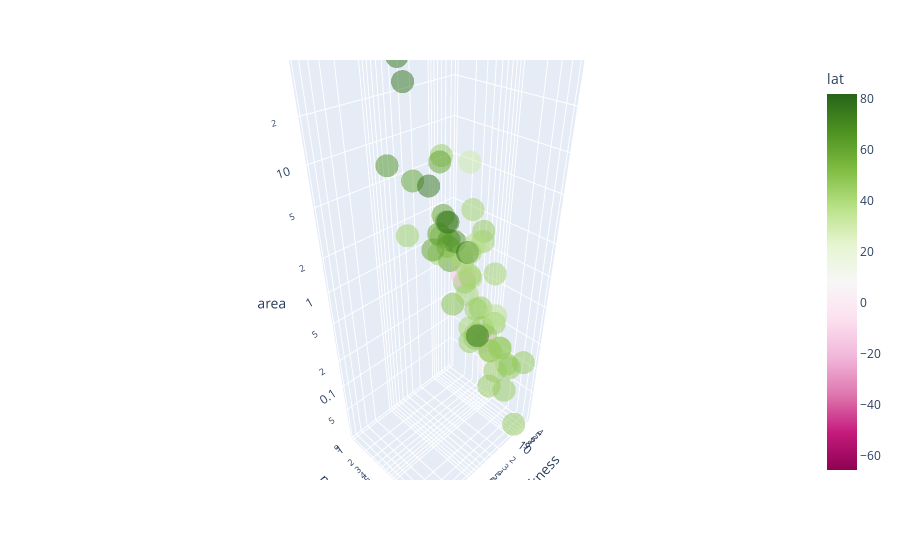

The cell this chart's notebook holds for it:
### Code cell
# solution
fig = px.scatter_3d(df2, x='mean_thickness', y='mean_slope', z='area', color='lat', opacity=0.5,
                    color_continuous_scale='PiYG', log_x=True, log_y=True, log_z=True)
fig.show()

### Figure 1 — Plotly figure (JSON) as saved in the notebook; plotly's stock layout.template omitted (floating-point values rounded to 4 significant figures; data arrays with more than 128 entries replaced by an {"elided": "..."} marker saying what was removed)
{"data": [{"hovertemplate": "mean_thickness=%{x}<br>mean_slope=%{y}<br>area=%{z}<br>lat=%{marker.color}<extra></extra>", "legendgroup": "", "marker": {"color": {"elided": "488 float values"}, "coloraxis": "coloraxis", "opacity": 0.5, "symbol": "circle"}, "mode": "markers", "name": "", "scene": "scene", "showlegend": false, "type": "scatter3d", "x": {"elided": "488 int values"}, "y": {"elided": "488 int values"}, "z": {"elided": "488 float values"}}], "layout": {"autosize": true, "coloraxis": {"colorbar": {"title": {"text": "lat"}}, "colorscale": [[0, "rgb(142,1,82)"], [0.1, "rgb(197,27,125)"], [0.2, "rgb(222,119,174)"], [0.3, "rgb(241,182,218)"], [0.4, "rgb(253,224,239)"], [0.5, "rgb(247,247,247)"], [0.6, "rgb(230,245,208)"], [0.7, "rgb(184,225,134)"], [0.8, "rgb(127,188,65)"], [0.9, "rgb(77,146,33)"], [1, "rgb(39,100,25)"]]}, "legend": {"tracegroupgap": 0}, "margin": {"t": 60}, "scene": {"aspectmode": "auto", "aspectratio": {"x": 0.7713, "y": 0.6085, "z": 2.131}, "domain": {"x": [0, 1], "y": [0, 1]}, "xaxis": {"title": {"text": "mean_thickness"}, "type": "log"}, "yaxis": {"title": {"text": "mean_slope"}, "type": "log"}, "zaxis": {"title": {"text": "area"}, "type": "log"}}}}
